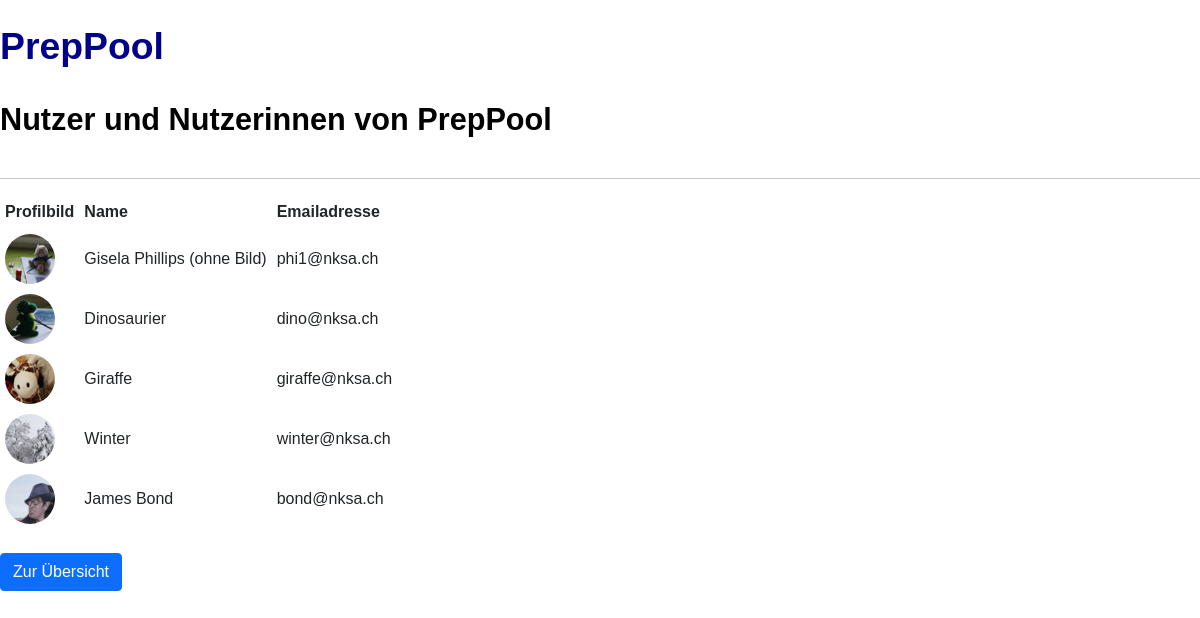
Page /users/view_users/ on the earlier database version.
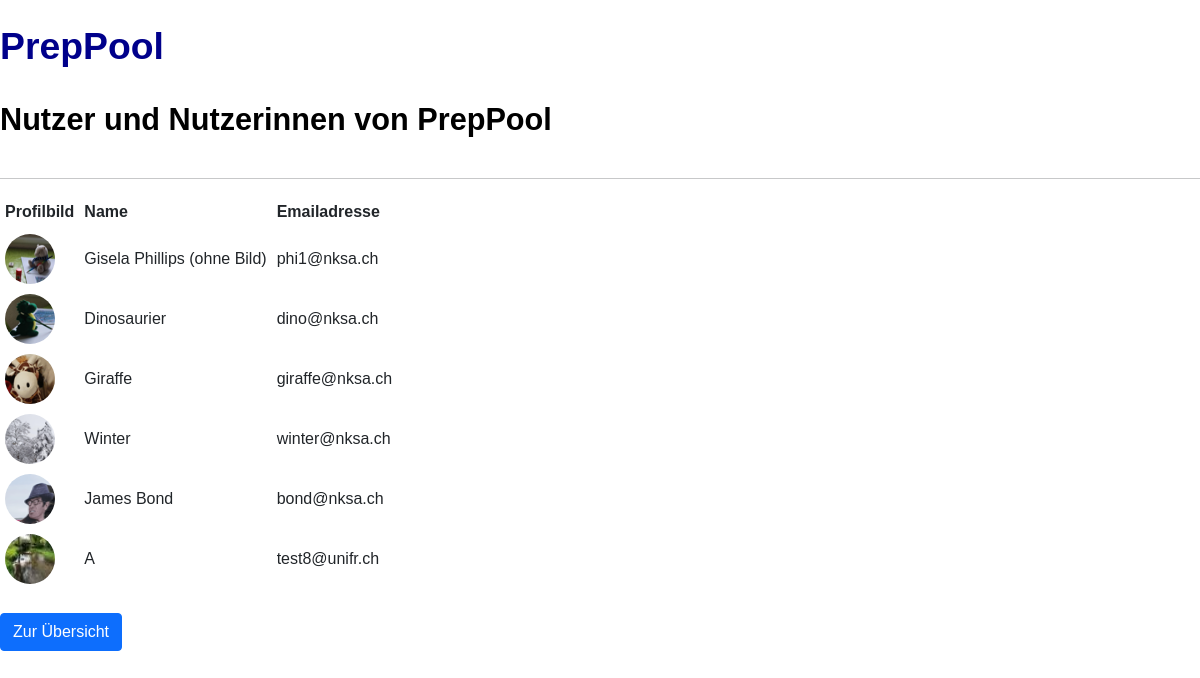
Same page on the later database version.
### app/users/models.py (models this page shows, shortened)
class User(db.Model, UserMixin):
    id = db.Column(db.Integer, primary_key=True)
    username=db.Column(db.String(20), unique=True, nullable=False)
    email=db.Column(db.String(120), unique=True, nullable=False)
    image_file=db.Column(db.String(20), nullable=False, default='default.jpg')
    password=db.Column(db.String(60), nullable=False)
    posts=db.relationship('Post', backref='autor', lazy=True)
    topics=db.relationship('Topic', backref='autor', lazy=True)
    sheets=db.relationship('Sheet', backref='autor', lazy=True)

### app/users/views.py (the view)
@mod.route('/view_users/')
def users():
       users= User.query.all()
       return render_template('users/view_users.html', users=users)

### app/templates/users/view_users.html (shortened to what this page needs)
{% extends 'base.html' %}
{%block head  %}
<link rel="stylesheet" href="{{ url_for('static', filename='css/main.css') }}">
{% endblock%}
{%block body  %}
<br>
<h1>PrepPool</h1>
    <br>
<div>
<h2 style="display: inline">Nutzer und Nutzerinnen von PrepPool</h2>
<br>
</div>
<br>
<hr>
<table border="0" cellpadding ="5">
 <th>Profilbild</th>
 <th>Name</th>
 <th>Emailadresse</th>
  {% for user in users%}
<tr>
  <td><img class="rounded-circle account-img" style="width:50px;height:50px" src="{{ url_for('static', filename='profile_pics/'+ user.image_file) }}">
  </td>
  <td>{{ user.username}} </td>
  <td>{{ user.email }} </td>
</tr>
  {%endfor%}
</table>
<br>
<a class="btn btn-primary" href='/home' role="button">Zur Übersicht
</a>
  <br>
{% endblock%}

### app/templates/base.html (shortened to what this page needs)
<!DOCTYPE html>
<html>
<head>
    <link rel='stylesheet' type='text/css' media='screen' href='style.css'>
    <link href="https://cdn.jsdelivr.net/npm/bootstrap@5.0.0-beta1/dist/css/bootstrap.min.css" rel="stylesheet"
>
    <link rel="stylesheet" href="static/css/style.css">
    {%block head %} {% endblock%}
</head>
<body>
  {% block body %}
  {% endblock %}
</body>
</html>

### app/static/css/style.css (style rules this page uses)
body { font-family: Arial, Helvetica, sans-serif; }
h1 { color: darkblue; font-size: 28pt; font-weight:bold; }
h2 { color: black; font-size: 23pt; font-weight:bold; }

### app/static/css/main.css (style rules this page uses)
body { font-family: Arial, Helvetica, sans-serif; }

Differences in the rows shown:
added User: image_file (picture), username "A", email "test8@unifr.ch"
